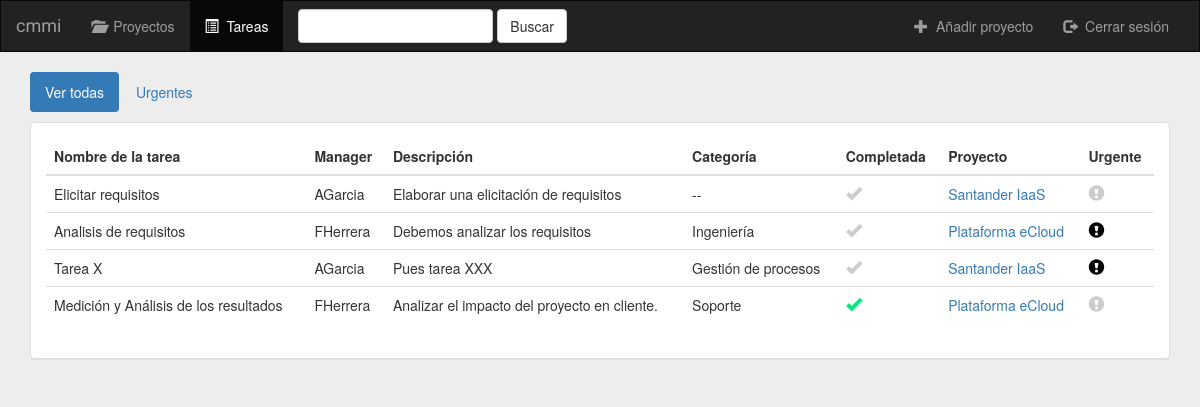
Page /cmmi/tareas/all/ (signed in) on the committed database.
### cmmi/models.py (models this page shows, shortened)
class Tarea(models.Model):
    nombre_tarea = models.CharField(max_length=50)
    descripcion = models.CharField(max_length = 400)
    proyecto = models.ForeignKey(Proyecto, on_delete=models.CASCADE)
    es_urgente = models.BooleanField(default=False)
    completada = models.BooleanField(default=False)
    CATEGORIA = (
        ('Gestión de proyecto','Gestión de proyecto'),
        ('Gestión de procesos','Gestión de procesos'),
        ('Ingeniería','Ingeniería'),
        ('Soporte','Soporte'),
        )
    categoriaAP = models.CharField(max_length=100, default = '--', choices=CATEGORIA, verbose_name = 'Categoría')

class Proyecto(models.Model):
    nombre_proyecto = models.CharField(max_length=50)
    descripcion = models.CharField(max_length=400)
    fecha_inicio = models.DateField(default=datetime.now, blank=True)
    manager = models.CharField(max_length=100)
    es_urgente = models.BooleanField(default=False)
    usuario = models.ForeignKey(User, default=1)
    NIVEL = (
        ('Ejecutado','Ejecutado'),
        ('Gestionado','Gestionado'),
        ('Definido','Definido'),
        ('Gestionado Cuantitativamente','Gestionado Cuantitativamente'),
        ('Optimizado','Optimizado'),
        )
    nivelMadurez = models.CharField(max_length=100, default='Incompleto', choices=NIVEL, verbose_name = 'Nivel de madurez')

### cmmi/views.py (the view)
# urls.py: url(r'^tareas/(?P<filter_by>[a-zA_Z]+)/$', views.tareas, name='tareas'),
def tareas(request, filter_by):
	if not request.user.is_authenticated():
		return render(request, 'cmmi/iniciar_sesion.html')
	else:
		try:
			tarea_ids = []
			for proyecto in Proyecto.objects.filter(usuario=request.user):
				for tarea in proyecto.tarea_set.all():
					tarea_ids.append(tarea.pk)
			tareas_usuario = Tarea.objects.filter(pk__in=tarea_ids)
			if filter_by == 'urgentes':
				tareas_usuario = tareas_usuario.filter(es_urgente=True)
		except Proyecto.DoesNotExist:
			tareas_usuario = []
		return render(request, 'cmmi/tareas.html', {
			'tareas': tareas_usuario,
			'filter_by': filter_by,
		})

### cmmi/templates/cmmi/tareas.html (shortened to what this page needs)
{% extends 'cmmi/base.html' %}
{% block tareas_active %}active{% endblock %}
{% block body %}
<div class="container-fluid tareas-container">
    <div class="row">
        <div class="col-sm-12">
            <ul class="nav nav-pills" style="margin-bottom: 10px;">
                <li role="presentation" {% if filter_by == 'all' %}class="active"{% endif %}><a href="{% url 'cmmi:tareas' 'all' %}">Ver todas</a></li>
                <li role="presentation" {% if filter_by == 'urgentes' %}class="active"{% endif %}><a href="{% url 'cmmi:tareas' 'urgentes' %}">Urgentes</a></li>
            </ul>
        </div>
    </div>
    <div class="row">
        <div class="col-sm-12">
            <div class="panel panel-default">
                <div class="panel-body">
                    <table class="table">
                        <thead>
                            <tr>
                                <th>Nombre de la tarea</th>
                                <th>Manager</th>
                                <th>Descripción</th>
                                <th>Categoría</th>
                                <th>Completada</th>
                                <th>Proyecto</th>
                                <th>Urgente</th>
                            </tr>
                        </thead>
                        <tbody>
                            {% for tarea in tareas %}
                                <tr>
                                    <td>{{ tarea.nombre_tarea }}</td>
                                    <td>{{ tarea.proyecto.manager }}</td>
                                    <td>{{ tarea.descripcion }}</td>
                                    <td>{{ tarea.categoriaAP }}</td>
                                    <td>
                                        <a href="{% url 'cmmi:completadasAll' tarea.id %}" class="btn-completada">
                                            <span  class="glyphicon glyphicon-ok" {% if tarea.completada %}style= "color: #06e87f; font-size: 16px;" {% else %} style= "color: #cccccc; font-size: 16px;" {% endif %}></span></a>
                                    </td>
                                    <td>
                                        <a href="{% url 'cmmi:detalles' tarea.proyecto.id %}">{{ tarea.proyecto.nombre_proyecto }}</a>
                                    </td>
                                    <td>
                                        <a href="{% url 'cmmi:urgente' tarea.id %}" class="btn-urgente"><span class="glyphicon glyphicon-exclamation-sign {% if tarea.es_urgente %}active{% endif %}"></span></a>
                                    </td>
                                </tr>
                            {% endfor %}
                        </tbody>
                    </table>
                </div>
            </div>
        </div>
    </div>
</div>
{% endblock %}

### cmmi/templates/cmmi/base.html (shortened to what this page needs)
<!DOCTYPE html>
<html lang="es">
<head>
    {% load staticfiles %}
    <link rel="stylesheet" href="https://maxcdn.bootstrapcdn.com/bootstrap/3.3.7/css/bootstrap.min.css">
    <link rel="stylesheet" type="text/css" href="{% static 'cmmi/style.css' %}"/>
</head>
<body>
    <nav class="navbar navbar-inverse">
        <div class="container-fluid">
            <div class="navbar-header">
                <a class="navbar-brand" href="{% url 'cmmi:index' %}">cmmi</a>
            </div>
            <div class="collapse navbar-collapse" id=topNavBar>
                <ul class="nav navbar-nav">
                    <li class="{% block proyectos_active %}{% endblock %}">
                        <a href="{% url 'cmmi:index' %}">
                        <span class="glyphicon glyphicon-folder-open" aria-hidden="true"></span>&nbsp; Proyectos
                    </a>
                </li>
                <li class="{% block tareas_active %}{% endblock %}">
                    <a href="{% url 'cmmi:tareas' 'all' %}">
                        <span class="glyphicon glyphicon-list-alt" aria-hidden="true"></span>&nbsp; Tareas
                    </a>
                </li>
            </ul>
            <form class="navbar-form navbar-left" role="search" method="get" action="{% url 'cmmi:search' %}">
                <div class="form-group">
                    <input type="text" class="form-control" name="q" value="{{ request.GET.q }}">
                </div>
                <button type="submit" class="btn btn-default">Buscar</button>
            </form>
            <ul class="nav navbar-nav navbar-right">
                <li class="">
                    <a href="{% url 'cmmi:proyecto_crear' %}">
                    <span class="glyphicon glyphicon-plus" aria-hidden="true"></span>&nbsp; Añadir proyecto
                    </a>
                </li>
            <li>
                <a href="{% url 'cmmi:cerrar_sesion' %}">
                    <span class="glyphicon glyphicon-log-out" aria-hidden="true"></span>&nbsp; Cerrar sesión
                </a>
            </li>
        </ul>
    </div>
</div>
</nav>
<div class="container-fluid ">
{% block body %}
{% endblock %}
</div>
</body>
</html>

### cmmi/static/cmmi/style.css (style rules this page uses)
body { background-color: #ededed; }
.navbar { border-radius: 0; }
.navbar-brand { font-family: 'Roboto', cursive; }
.glyphicon-exclamation-sign { color: #CCCCCC; font-size: 16px; }
.glyphicon-exclamation-sign.active { color: #000000; }

### rows in the picture
Tarea: nombre_tarea "Elicitar requisitos", proyecto.manager "AGarcia", descripcion "Elaborar una elicitación de requisitos", categoriaAP "--", completada False (drawn), proyecto.nombre_proyecto "Santander IaaS", es_urgente False (drawn)
Tarea: nombre_tarea "Analisis de requisitos", proyecto.manager "FHerrera", descripcion "Debemos analizar los requisitos", categoriaAP "Ingeniería", completada False (drawn), proyecto.nombre_proyecto "Plataforma eCloud", es_urgente True (drawn)
Tarea: nombre_tarea "Tarea X", proyecto.manager "AGarcia", descripcion "Pues tarea XXX", categoriaAP "Gestión de procesos", completada False (drawn), proyecto.nombre_proyecto "Santander IaaS", es_urgente True (drawn)
Tarea: nombre_tarea "Medición y Análisis de los resultados", proyecto.manager "FHerrera", descripcion "Analizar el impacto del proyecto en cliente.", categoriaAP "Soporte", completada True (drawn), proyecto.nombre_proyecto "Plataforma eCloud", es_urgente False (drawn)
